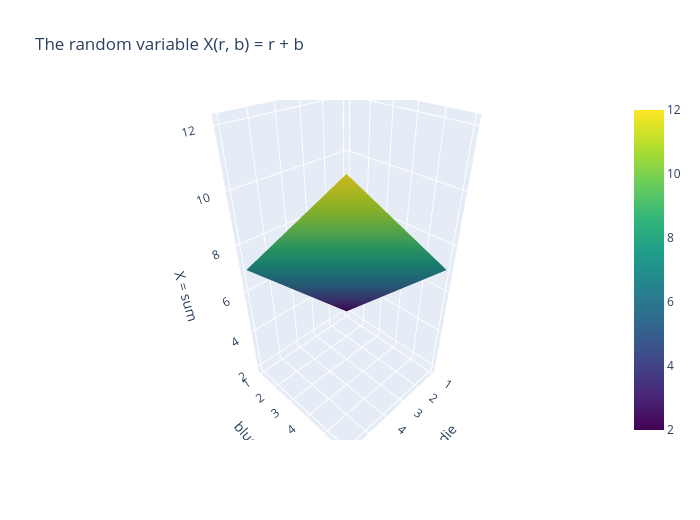

This figure's notebook cell:
### Markdown cell above
### 8.2 Interactive Plotly version
Rotate and hover: each point shows the outcome and the value of $X$. The surface of $X=r+b$ is a tilted plane over the grid; the PMF counts how many grid points lie on each level.

### Code cell
fig = go.Figure(go.Surface(x=np.arange(1, 7), y=np.arange(1, 7), z=(rr + bb).T.astype(float), colorscale="Viridis"))
fig.update_layout(title="The random variable X(r, b) = r + b", width=700, height=520, scene=dict(xaxis_title="red die", yaxis_title="blue die", zaxis_title="X = sum"))
fig.show()

### Figure 1 — Plotly figure (JSON) as saved in the notebook; plotly's stock layout.template omitted (floating-point values rounded to 4 significant figures)
{"data": [{"colorscale": [[0.0, "#440154"], [0.1111, "#482878"], [0.2222, "#3e4989"], [0.3333, "#31688e"], [0.4444, "#26828e"], [0.5556, "#1f9e89"], [0.6667, "#35b779"], [0.7778, "#6ece58"], [0.8889, "#b5de2b"], [1.0, "#fde725"]], "type": "surface", "x": [1, 2, 3, 4, 5, 6], "y": [1, 2, 3, 4, 5, 6], "z": [[2.0, 3.0, 4.0, 5.0, 6.0, 7.0], [3.0, 4.0, 5.0, 6.0, 7.0, 8.0], [4.0, 5.0, 6.0, 7.0, 8.0, 9.0], [5.0, 6.0, 7.0, 8.0, 9.0, 10.0], [6.0, 7.0, 8.0, 9.0, 10.0, 11.0], [7.0, 8.0, 9.0, 10.0, 11.0, 12.0]]}], "layout": {"height": 520, "scene": {"xaxis": {"title": {"text": "red die"}}, "yaxis": {"title": {"text": "blue die"}}, "zaxis": {"title": {"text": "X = sum"}}}, "title": {"text": "The random variable X(r, b) = r + b"}, "width": 700}}
